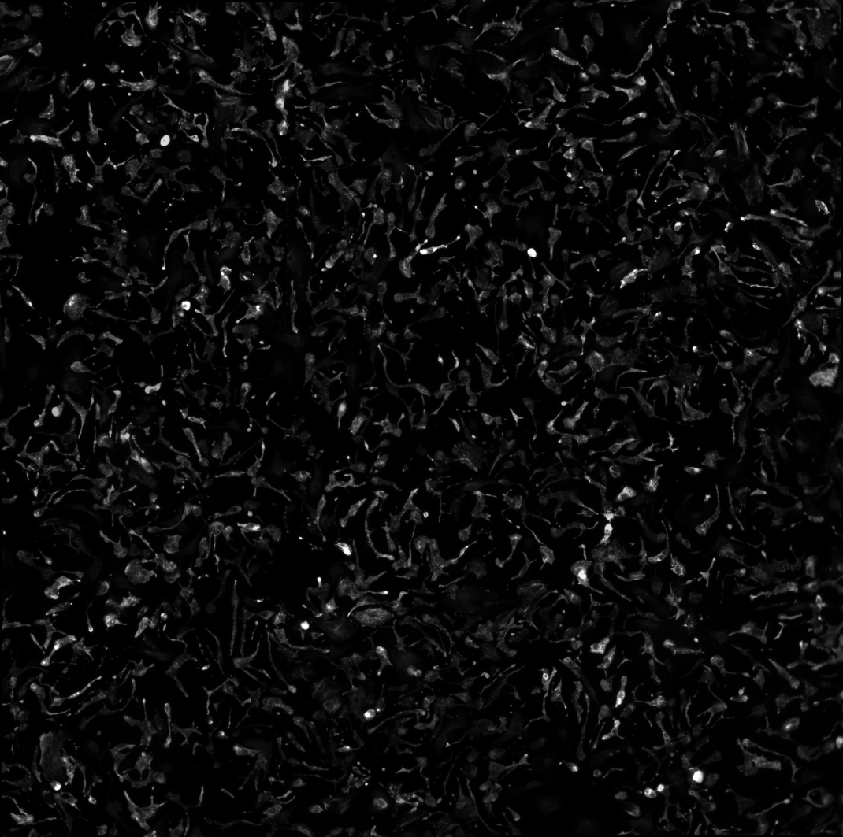
#> input picture data/out/A01 - TexasRed.png, 843 x 837 px, shrunk from 1070 x 1063 before the run
$ jupyter execute --allow-errors demo.ipynb   (shell and % lines are left out)
#> lines starting #> are read from the running program, lines starting #| are printed output that depends on the picture
### main.py
import time
import os
import yaml
import cv2 as cv

from src import plate, stitch


def run(cfg):
    """Runs the main script

    Args:
        cfg (dict): all configurations
        verbose (bool)

    Returns:
        src.vrt.VirtualRaster: the virtual raster built
    """
    tic = time.time()

    # step 1: create virtual raster
    p = plate.PlateData.from_dir(
        img_dir=cfg['in_dir_images'],
        out_dir=cfg['out_dir_images'],
        meta_dir=cfg['meta_dir'],
        img_suffix=cfg['img_suffix'],
        img_meta=cfg['img_meta'],
        rows=cfg['n_rows'],
        cols=cfg['n_cols'],
        reading=cfg['reading'],
        overlap=cfg['overlap'],
        channels=cfg['channels'],
        feat_channel=cfg['feat_channel'],
        jupyter=cfg['jupyter'],
        verbose=cfg['verbose'])

    # step 2: build stitcher
    s = stitch.Stitcher(
        scales=cfg['scales'],
        lowe_ratio=cfg['lowe_ratio'],
        min_inliers=cfg['min_inliers'],
        ransac_reproj_threshold=cfg['ransac_reproj_threshold'])

    # step 3: build graph
    p.build_graph(verbose=cfg['verbose'])

    # for building links and optimization iterate over wells
    for well, _ in p.df.groupby('well'):
        print(f'Start Stitching Well {well}')

        # step 4: build links
        p.build_links(
            func=s.stitch_pair,
            well=well,
            approach=cfg['approach'],
            verbose=cfg['verbose'])

        # step 5: globally optimize
        p.global_optimize(
            well=well,
            logging=cfg['logging'],
            logdir=cfg['meta_dir'],
            n_iter=cfg['optim_n_iter'],
            lr_xy=cfg['optim_lr'],
            lr_scheduler_milestones=cfg['optim_lr_scheduler_milestones'],
            output_iter=cfg['output_iter'],
            verbose=cfg['verbose'])

        # step 6: apply optimized transforms to all channels
        # and write stitched images
        for channel in p.channels:

            p.image_composition(
                well=well,
                channel=channel,
                method=cfg['composition'])

            # save stitched image
            if p.output is not None:
                cv.imwrite(os.path.join(
                    cfg['out_dir_images'],
                    f"{well} - {channel}{cfg['img_suffix']}"),
                    p.output)

        print(f'Done Stitching Well {well}')

    # step 7: write xml file with metadata
    if p.meta_dir is not None:
        p.write_meta()

    toc = time.time()
    print(f'Main function runtime: {int((toc - tic) / 60):d} minute(s) and {(toc - tic) % 60:0.3f} second(s)')
    return p


# [7 lines that do not run on import are left out]

### demo.ipynb
# Stitching Fluorescence Microscopy Images

*Author: Alexander Marx, Heidelberg University*

[cell 1]


import yaml
import pandas as pd

from main import run

# parse config file
with open('config.yaml', 'r') as f:
    cfg = yaml.safe_load(f)

[cell 2]
# change input and output folder
import os


cfg["in_dir_images"] = os.path.join('data', 'images')
cfg["out_dir_images"] = os.path.join('data', 'out',)
cfg["meta_dir"] = os.path.join('data', 'out',)
cfg['scales'] = [1]

#> (a cell that did not finish here is left out)

[cell 4]
import matplotlib.pyplot as plt
import cv2 as cv

tr = cv.imread('data/out/A01 - TexasRed.png', 0)
#> tr is the input picture: shape (837, 843); min 0, max 255, mean 11.1
dapi = cv.imread('data/out/A01 - DAPI.png', 0)
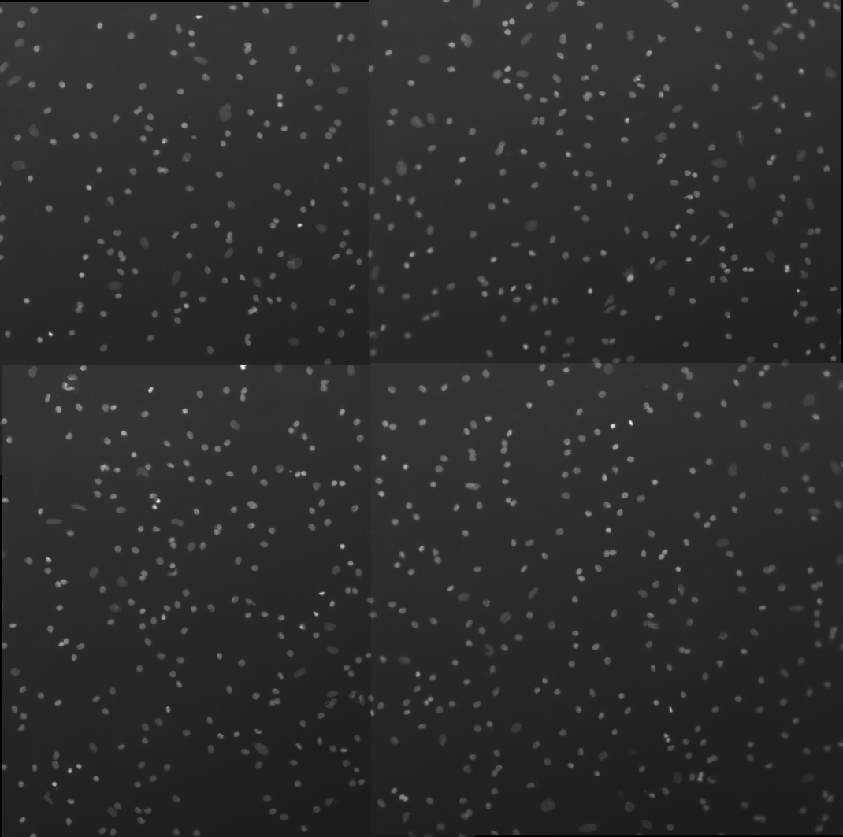
#> input picture data/out/A01 - DAPI.png, 843 x 837 px, shrunk from 1070 x 1063 before the run
#> dapi is the input picture: shape (837, 843); min 0, max 255, mean 45.1

plt.figure(figsize=(10,5))
plt.subplot(121)
plt.imshow(tr, cmap='gray'), plt.axis('off')
plt.title('Stitched: TexasRed')

plt.subplot(122)
plt.imshow(dapi, cmap='gray'), plt.axis('off')
plt.title('Stitched: DAPI')
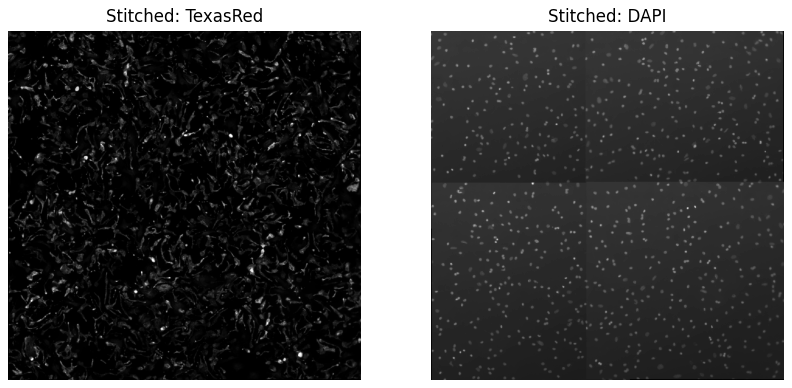
#> figure drawn by matplotlib, 2 panels
